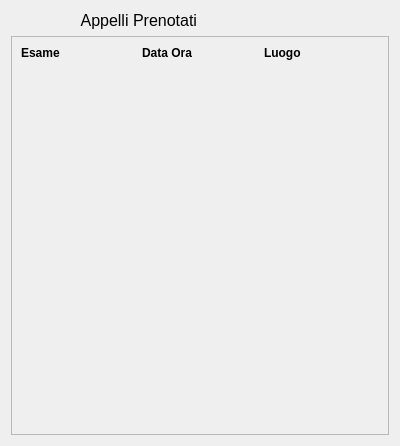
<?xml version="1.0" encoding="UTF-8"?>
<ui version="4.0">
 <class>student_dialog_select_appello</class>
 <widget class="QDialog" name="student_dialog_select_appello">
  <property name="geometry">
   <rect>
    <x>0</x>
    <y>0</y>
    <width>400</width>
    <height>446</height>
   </rect>
  </property>
  <property name="windowTitle">
   <string>StudiSync - Student Seleziona Appello</string>
  </property>
  <layout class="QVBoxLayout" name="verticalLayout">
   <item>
    <layout class="QHBoxLayout" name="horizontalLayout_2">
     <property name="sizeConstraint">
      <enum>QLayout::SetMinimumSize</enum>
     </property>
     <item>
      <widget class="QLabel" name="label_2">
       <property name="sizePolicy">
        <sizepolicy hsizetype="Minimum" vsizetype="Minimum">
         <horstretch>0</horstretch>
         <verstretch>0</verstretch>
        </sizepolicy>
       </property>
       <property name="font">
        <font>
         <pointsize>12</pointsize>
        </font>
       </property>
       <property name="text">
        <string>Appelli Prenotati</string>
       </property>
       <property name="alignment">
        <set>Qt::AlignRight|Qt::AlignTrailing|Qt::AlignVCenter</set>
       </property>
      </widget>
     </item>
     <item>
      <widget class="QLabel" name="RichiestaLabel">
       <property name="sizePolicy">
        <sizepolicy hsizetype="Minimum" vsizetype="Minimum">
         <horstretch>0</horstretch>
         <verstretch>0</verstretch>
        </sizepolicy>
       </property>
       <property name="font">
        <font>
         <pointsize>12</pointsize>
         <bold>true</bold>
        </font>
       </property>
       <property name="text">
        <string/>
       </property>
      </widget>
     </item>
    </layout>
   </item>
   <item>
    <layout class="QHBoxLayout" name="horizontalLayout_3">
     <property name="sizeConstraint">
      <enum>QLayout::SetMinimumSize</enum>
     </property>
    </layout>
   </item>
   <item>
    <widget class="QScrollArea" name="scrollArea">
     <property name="widgetResizable">
      <bool>true</bool>
     </property>
     <widget class="QWidget" name="scrollAreaWidgetContents_2">
      <property name="geometry">
       <rect>
        <x>0</x>
        <y>0</y>
        <width>380</width>
        <height>389</height>
       </rect>
      </property>
      <layout class="QVBoxLayout" name="verticalLayout_3">
       <item>
        <layout class="QHBoxLayout" name="horizontalLayout_4">
         <item>
          <widget class="QLabel" name="label_9">
           <property name="font">
            <font>
             <bold>true</bold>
            </font>
           </property>
           <property name="text">
            <string>Esame</string>
           </property>
          </widget>
         </item>
         <item>
          <widget class="QLabel" name="label_12">
           <property name="font">
            <font>
             <bold>true</bold>
            </font>
           </property>
           <property name="text">
            <string>Data Ora</string>
           </property>
          </widget>
         </item>
         <item>
          <widget class="QLabel" name="label_14">
           <property name="font">
            <font>
             <bold>true</bold>
            </font>
           </property>
           <property name="text">
            <string>Luogo</string>
           </property>
          </widget>
         </item>
        </layout>
       </item>
       <item>
        <layout class="QVBoxLayout" name="TableView"/>
       </item>
       <item>
        <spacer name="verticalSpacer_3">
         <property name="orientation">
          <enum>Qt::Vertical</enum>
         </property>
         <property name="sizeHint" stdset="0">
          <size>
           <width>20</width>
           <height>40</height>
          </size>
         </property>
        </spacer>
       </item>
      </layout>
     </widget>
    </widget>
   </item>
  </layout>
 </widget>
 <resources/>
 <connections/>
</ui>
